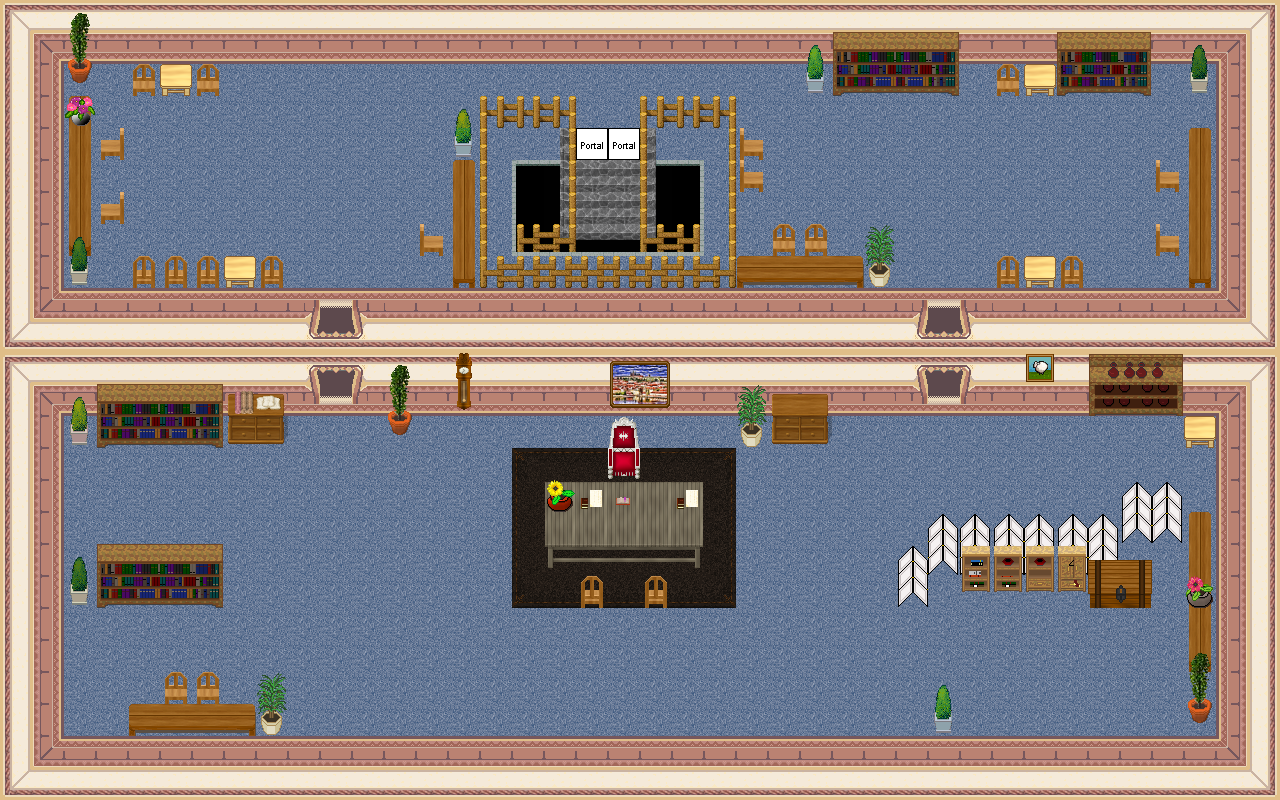

Rendered tile map (Tiled .tmx) drawn with the repository's tilesets; below, a short description and the map source with its tile grids summarised:
An orthogonal 40x25 tile map with 32x32 px tiles, 5 tile layers (0_floor, 1_terrain, 2_object, 3_roof, ...), 2 hidden layers not drawn, 31 tilesets.

<map version="1.2" tiledversion="1.3.0" orientation="orthogonal" renderorder="right-down" compressionlevel="0" width="40" height="25" tilewidth="32" tileheight="32" infinite="0" nextlayerid="8" nextobjectid="1">
 <tileset firstgid="1" name="wall" tilewidth="32" tileheight="32" tilecount="16" columns="2">
  <image source="../../tileset/building/wall/int_wall_pale.png" width="64" height="256" />
 </tileset>
 <tileset firstgid="17" name="wall2" tilewidth="32" tileheight="32" tilecount="20" columns="2">
  <image source="../../tileset/building/wall/int_wall_purple.png" width="64" height="320" />
 </tileset>
 <tileset firstgid="37" name="entrance" tilewidth="32" tileheight="32" tilecount="36" columns="9">
  <image source="../../tileset/building/entrance/pale_red_ns.png" width="288" height="128" />
 </tileset>
 <tileset firstgid="73" name="entrance details" tilewidth="32" tileheight="32" tilecount="6" columns="3">
  <image source="../../tileset/building/entrance/detail_ns.png" width="96" height="64" />
 </tileset>
 <tileset firstgid="79" name="floor_tiles" tilewidth="32" tileheight="32" tilecount="9" columns="3">
  <image source="../../tileset/ground/indoor/floor_tiles.png" width="96" height="96" />
 </tileset>
 <tileset firstgid="88" name="stairs_grey" tilewidth="32" tileheight="32" tilecount="6" columns="3">
  <image source="../../tileset/building/stairs/stairs_grey.png" width="96" height="64" />
 </tileset>
 <tileset firstgid="94" name="fence_wooden" tilewidth="32" tileheight="32" tilecount="12" columns="3">
  <image source="../../tileset/building/fence/fence_wooden.png" width="96" height="128" />
 </tileset>
 <tileset firstgid="106" name="ground_2" tilewidth="32" tileheight="32" tilecount="4" columns="4">
  <image source="../../tileset/ground/ground_2.png" width="128" height="32" />
 </tileset>
 <tileset firstgid="110" name="bricked_edges" tilewidth="32" tileheight="32" tilecount="25" columns="5">
  <image source="../../tileset/building/wall/bricked_edges.png" width="160" height="160" />
 </tileset>
 <tileset firstgid="135" name="long_front_on" tilewidth="32" tileheight="32" tilecount="3" columns="1">
  <image source="../../tileset/furniture/table/long_front_on.png" width="32" height="96" />
 </tileset>
 <tileset firstgid="138" name="bench" tilewidth="32" tileheight="32" tilecount="3" columns="3">
  <image source="../../tileset/furniture/table/bench.png" width="96" height="32" />
 </tileset>
 <tileset firstgid="141" name="square_pale" tilewidth="32" tileheight="32" tilecount="1" columns="1">
  <image source="../../tileset/furniture/table/square_pale.png" width="32" height="32" />
 </tileset>
 <tileset firstgid="142" name="wooden_pale" tilewidth="32" tileheight="32" tilecount="4" columns="2">
  <image source="../../tileset/furniture/chair/wooden_pale.png" width="64" height="64" />
 </tileset>
 <tileset firstgid="146" name="pale_book_bottle_shelf" tilewidth="32" tileheight="32" tilecount="12" columns="3">
  <image source="../../tileset/furniture/shelve/pale_book_bottle_shelf.png" width="96" height="128" />
 </tileset>
 <tileset firstgid="158" name="small_shelf" tilewidth="32" tileheight="32" tilecount="8" columns="2">
  <image source="../../tileset/furniture/shelve/small_shelf.png" width="64" height="128" />
 </tileset>
 <tileset firstgid="166" name="city_picture" tilewidth="32" tileheight="32" tilecount="4" columns="2">
  <image source="../../tileset/furniture/picture/city_picture.png" width="64" height="64" />
 </tileset>
 <tileset firstgid="170" name="sheep_picture" tilewidth="32" tileheight="32" tilecount="1" columns="1">
  <image source="../../tileset/furniture/picture/sheep_picture.png" width="32" height="32" />
 </tileset>
 <tileset firstgid="171" name="brown_rug3" tilewidth="32" tileheight="32" tilecount="9" columns="3">
  <image source="../../tileset/furniture/carpet/brown_rug3.png" width="96" height="96" />
 </tileset>
 <tileset firstgid="180" name="wooden_clock" tilewidth="32" tileheight="32" tilecount="6" columns="1">
  <image source="../../tileset/furniture/clock/wooden_clock.png" width="32" height="192" />
 </tileset>
 <tileset firstgid="186" name="grey_plain" tilewidth="32" tileheight="32" tilecount="9" columns="3">
  <image source="../../tileset/furniture/table/grey_plain.png" width="96" height="96" />
 </tileset>
 <tileset firstgid="195" name="books" tilewidth="32" tileheight="32" tilecount="4" columns="2">
  <image source="../../tileset/item/documents/books.png" width="64" height="64" />
 </tileset>
 <tileset firstgid="199" name="throne_small" tilewidth="32" tileheight="32" tilecount="2" columns="1">
  <image source="../../tileset/furniture/chair/throne_small.png" width="32" height="64" />
 </tileset>
 <tileset firstgid="201" name="oriental_plant" tilewidth="32" tileheight="32" tilecount="2" columns="1">
  <image source="../../tileset/plant/indoor/oriental_plant.png" width="32" height="64" />
 </tileset>
 <tileset firstgid="203" name="pot_plant_1" tilewidth="32" tileheight="32" tilecount="12" columns="6">
  <image source="../../tileset/plant/indoor/pot_plant_1.png" width="192" height="64" />
 </tileset>
 <tileset firstgid="215" name="pot_plant" tilewidth="32" tileheight="32" tilecount="3" columns="1">
  <image source="../../tileset/plant/indoor/pot_plant.png" width="32" height="96" />
 </tileset>
 <tileset firstgid="218" name="flower_vase" tilewidth="32" tileheight="32" tilecount="3" columns="3">
  <image source="../../tileset/plant/indoor/flower_vase.png" width="96" height="32" />
 </tileset>
 <tileset firstgid="221" name="bright_bookshelf_and_cupboard" tilewidth="32" tileheight="32" tilecount="6" columns="3">
  <image source="../../tileset/furniture/shelve/bright_bookshelf_and_cupboard.png" width="96" height="64" />
 </tileset>
 <tileset firstgid="227" name="oriental_screen" tilewidth="32" tileheight="32" tilecount="4" columns="2">
  <image source="../../tileset/furniture/other/oriental_screen.png" width="64" height="64" />
 </tileset>
 <tileset firstgid="231" name="large" tilewidth="32" tileheight="32" tilecount="8" columns="4">
  <image source="../../tileset/item/chest/large.png" width="128" height="64" />
 </tileset>
 <tileset firstgid="239" name="logic/collision" tilewidth="32" tileheight="32" tilecount="1" columns="1">
  <image source="../../tileset/logic/collision.png" width="32" height="32" />
 </tileset>
 <tileset firstgid="240" name="logic/portal" tilewidth="32" tileheight="32" tilecount="24" columns="8">
  <image source="../../tileset/logic/portal.png" width="256" height="96" />
 </tileset>
 <layer id="1" name="0_floor" width="40" height="25">
  <data>[1000 cells, 756 non-empty, 2 distinct tile ids]</data>
 </layer>
 <layer id="2" name="1_terrain" width="40" height="25">
  <data>[1000 cells, 544 non-empty, 84 distinct tile ids]</data>
 </layer>
 <layer id="3" name="2_object" width="40" height="25">
  <data>[1000 cells, 77 non-empty, 44 distinct tile ids]</data>
 </layer>
 <layer id="4" name="3_roof" width="40" height="25">
  <data>[1000 cells, 61 non-empty, 30 distinct tile ids]</data>
 </layer>
 <layer id="5" name="objects" width="40" height="25">
  <data>[1000 cells, 2 non-empty, 1 distinct tile ids]</data>
 </layer>
 <layer id="6" name="collision" width="40" height="25" visible="0" opacity="0.38">
  <data>[1000 cells, 519 non-empty, 1 distinct tile ids]</data>
 </layer>
 <layer id="7" name="protection" width="40" height="25" visible="0">
  <data>[1000 cells, 0 non-empty, 0 distinct tile ids]</data>
 </layer>
</map>
